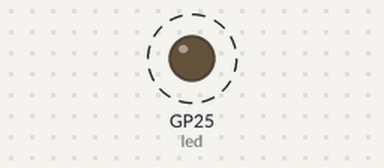
The program below on a simulated Raspberry Pi Pico running MicroPython. Shown: output pins drawn as LEDs (lit = HIGH). Dashed ring = blinking. What the program prints to the serial console is not drawn.

Above: at 0.5 s.
Timing chart, 0 to 4.6 s (numbered marks = the images above):
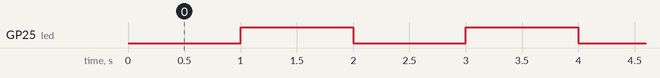

The program:

hello_world.py
```python
import machine
import time

def main():
  led = machine.Pin("LED", machine.Pin.OUT)

  while True:
    led.off()
    print("OFF")
    time.sleep(1)

    led.on()
    print("ON")
    time.sleep(1)

if __name__=="__main__":
  main()
```

Measured:
- by itself, GP25 (led): alternates HIGH for 1.0 s and LOW for 1.0 s
